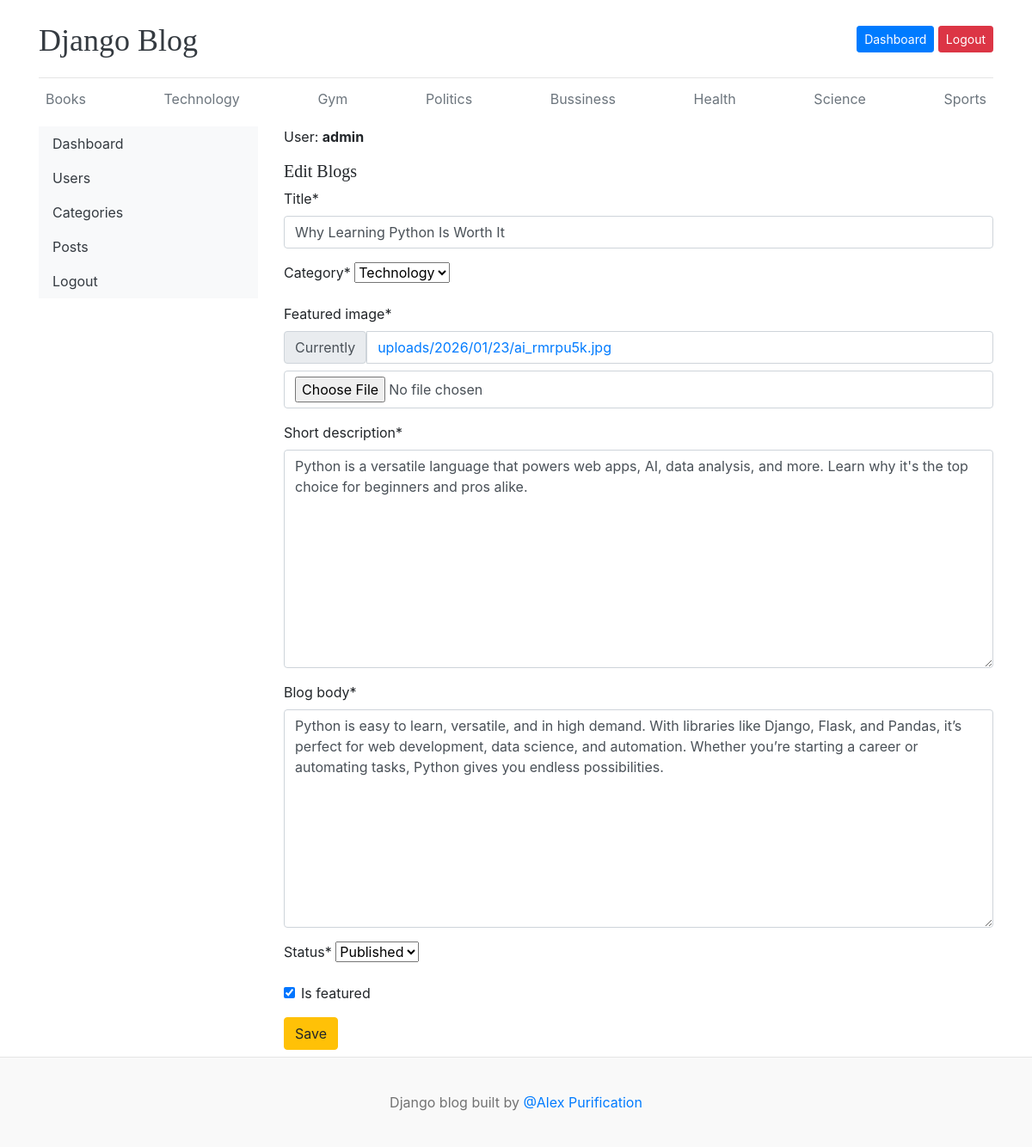
Screenshot of /dashboard/posts/edit/21 (signed in) with the database file from the repository.
### blogs/models.py (models this page shows, shortened)
class Category(models.Model):
    category_name = models.CharField(max_length=50, unique=True)
    created_at = models.DateTimeField(auto_now_add=True)
    updated_at = models.DateTimeField(auto_now=True)
    def __str__(self):
        return self.category_name
    class Meta:
        verbose_name_plural='categories'

class Blogs(models.Model):
    title = models.CharField(max_length=100)
    slug = models.SlugField(max_length=150, unique=True, blank=True)
    category = models.ForeignKey(Category, on_delete=models.CASCADE)
    author = models.ForeignKey(User, on_delete=models.CASCADE)
    featured_image = models.ImageField(upload_to='uploads/%Y/%m/%d')
    short_description = models.TextField(max_length=500)
    blog_body = models.TextField(max_length=2000)
    status = models.CharField(max_length=10, choices=STATUS_CHOICES, default='Draft')
    is_featured = models.BooleanField(default=False)
    created_at = models.DateTimeField(auto_now_add=True)
    updated_at = models.DateTimeField(auto_now=True)
    class Meta:
        verbose_name_plural = 'blogs'

### dashboard/views.py (the view, shortened to what this page needs)
# urls.py: path('posts/edit/<int:pk>', views.edit_posts, name='edit_posts'),
@login_required(login_url='login')
def edit_posts(request, pk):
    post = get_object_or_404(Blogs, pk=pk)
    form = BlogPostForm(instance=post)
    data = {
        'form': form,
        'post': post,
    }
    return render(request, 'dashboard/edit_posts.html', data)

### dashboard/forms.py
class BlogPostForm(forms.ModelForm):
    class Meta:
        model = Blogs
        fields = ('title', 'category', 'featured_image', 'short_description', 'blog_body', 'status', 'is_featured')

### blogs/context_processors.py (called while the page is built)
def get_categories(request):
    categories = Category.objects.all().order_by('-created_at')
    return dict(categories=categories)

def get_socialConnects(request):
    socialConnects = SocialConnect.objects.all()
    return dict(socialConnects=socialConnects)

### templates/dashboard/edit_posts.html (shortened to what this page needs)
{% extends "components/base.html" %} {% block title %}Edit Posts{% endblock %}
{% block content %}
{% load crispy_forms_tags %}
    <div class="row">
        {% include "dashboard/components/side_nav.html" %}
        <div class="col-md-9">
            <span>User: <strong>{{ user }}</strong></span>
            <h5 class='mt-3'>Edit Blogs</h5>
            <form action="{% url 'edit_posts' post.id %}" method="post" enctype='multipart/form-data'>
                {{ form | crispy }}
                <button type="submit" class="btn btn-warning mb-2">Save</button>
            </form>
        </div>
    </div>
{% endblock %}

### templates/components/base.html (shortened to what this page needs)
<!doctype html>
<html lang="en">
  <head>
    <link
      href="https://getbootstrap.com/docs/4.0/dist/css/bootstrap.min.css"
      rel="stylesheet"
    />
    <link href="/static/css/blog.css" rel="stylesheet" />
    <link rel="stylesheet" href="https://cdnjs.cloudflare.com/ajax/libs/font-awesome/4.7.0/css/font-awesome.min.css">
  </head>
  <body>
    <div class="container">
      {% include "components/header.html" %}
      <div class="nav-scroller py-1 mb-2">
        <nav class="nav d-flex justify-content-between">
          {% for cat in categories %}
            <a class="p-2 text-muted" href="{% url 'post_by_category' cat.id %}">
              {{ cat }}
            </a>
          {% endfor %}
        </nav>
      </div>
      {% block content %}{% endblock %}
    </div>
    {% include "components/footer.html" %}
  </body>
</html>

### static/css/blog.css (style rules this page uses)
h1, h2, h3, h4, h5, h6 { font-family: "Playfair Display", Georgia, "Times New Roman", serif; }

### rows the page displays
Category: category_name "Books"
Category: category_name "Technology"
Category: category_name "Gym"
Category: category_name "Politics"
Category: category_name "Bussiness"
Category: category_name "Health"
Category: category_name "Science"
Category: category_name "Sports"
Blogs: title "Why Learning Python Is Worth It", category "Technology", short_description "Python is a versatile language that powers web apps, AI, data analysis, and more. Learn why it's the top choice for beginners and pros alike.", blog_body "Python is easy to learn, versatile, and in high demand. With libraries like Django, Flask, and Pandas, it’s perfect for web development, data science, and automation. Whether you’re starting a career or automating tasks, Python gives you endless possibilities.", status "Published", is_featured "☑"

### other values shown
{{ user }} "admin"
